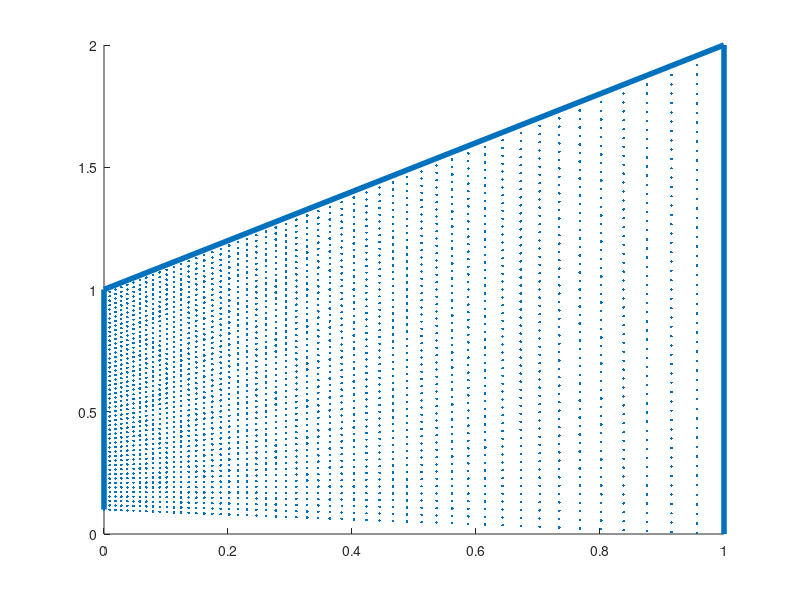

The MATLAB source for this figure:
clear all
close all
x = zeros(2,2);
y = zeros(2,2);
a = zeros(2);

y(1,1) = 0.1; x(1,1) = 0;
y(1,2) = 1; x(1,2) = 0;
y(2,1) = 0; x(2,1) = 1;
y(2,2) = 2; x(2,2) =1;

y00 = y(1,1);   x00 = x(1,1);
y01 = y(1,2);   x01 = x(1,2);
y10 = y(2,1);   x10 = x(2,1);
y11 = y(2,2);   x11 = x(2,2);

a = x11 - x00;  A = y11 - y00;
b = x10 - x00;  B = y10 - y00;
c = x01 - x00;  C = y01 - y00;

ScaleSource = inv([0,0,1;0,1,0;1,1,1])*[1;1;1];
ScaleImage = inv([x00,x01,x10;y00,y01,y10;1,1,1])*[x11;y11;1];

%repmat(ScaleImage',3,1)

A = [0,0,1;0,1,0;1,1,1].*repmat(ScaleSource',3,1);
%A = [x00,x01,x10;y00,y10,y01;0.5,0.5,0.5].*repmat(ScaleImage',3,1);
B = [x00,x01,x10;y00,y01,y10;1,1,1].*repmat(ScaleImage',3,1);

C = B*inv(A);

[inx iny] = meshgrid(0:0.02:1);

for i = 1:50
    for j = 1:50
        
    temp= C*[inx(i,j),iny(i,j),1]';

    outx(i,j) = temp(1)./temp(3);
    outy(i,j) = temp(2)./temp(3);

    end
end
%%
 outx = outx(:);
 outy = outy(:);
 
 scatter(outx,outy,'.');
 hold on

 box_x = [x00,x01,x11,x10]
 box_y = [y00,y01,y11,y10]
 plot(box_x,box_y,'LineWidth',4);
 
hold off
